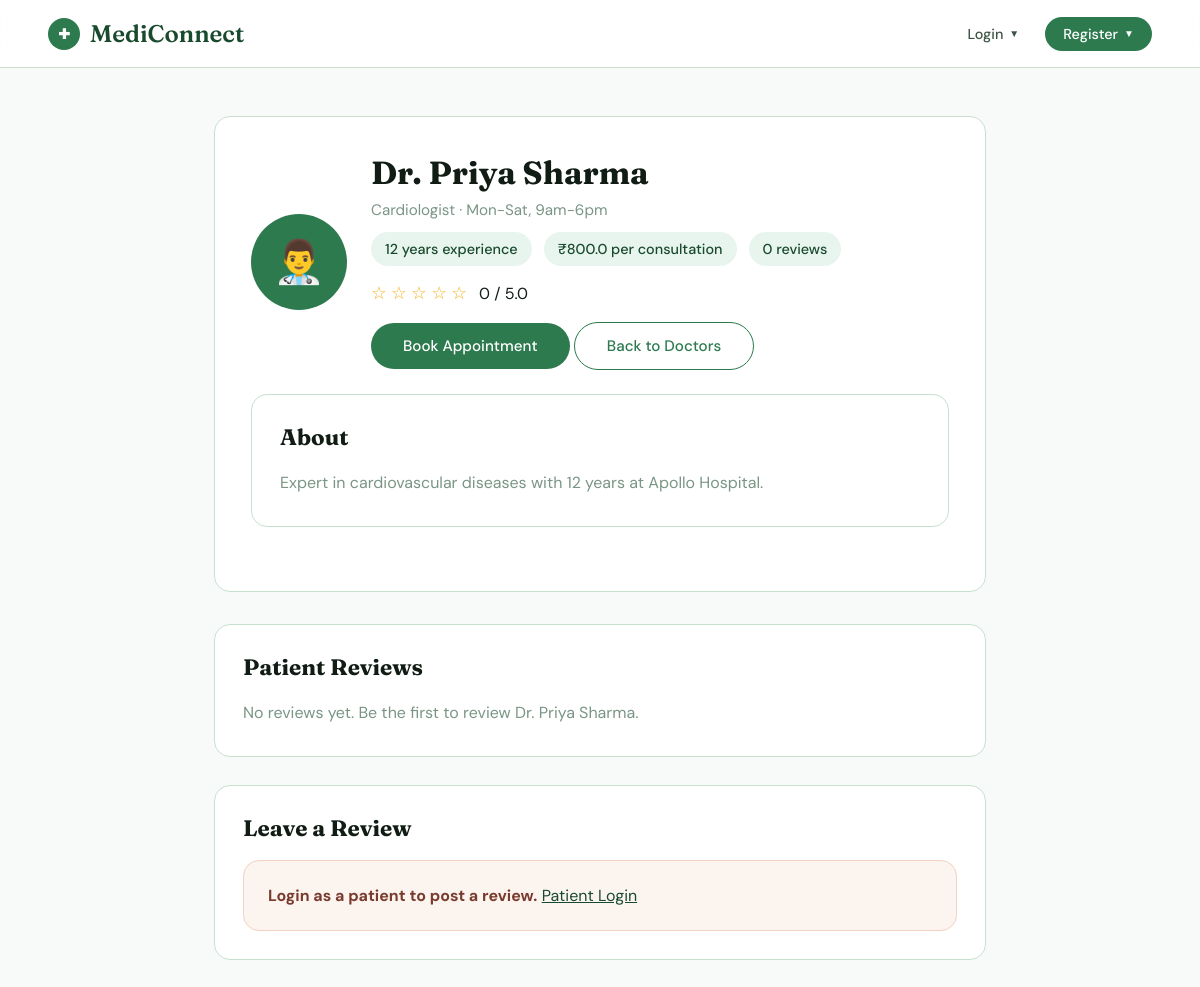
Screenshot of /doctor/1 with the database file from the repository.
### app.py (models this page shows)
class Doctor(db.Model):
    id = db.Column(db.Integer, primary_key=True)
    name = db.Column(db.String(100), nullable=False)
    email = db.Column(db.String(120), unique=True, nullable=False)
    password = db.Column(db.String(200), nullable=False)
    specialization = db.Column(db.String(100), nullable=False)
    experience = db.Column(db.Integer)
    fee = db.Column(db.Float, default=0.0)
    availability = db.Column(db.String(200), default="Mon-Fri, 9am-5pm")
    about = db.Column(db.Text)
    created_at = db.Column(db.DateTime, default=datetime.utcnow)
    reviews = db.relationship('DoctorReview', backref='doctor', lazy=True)

### app.py (the view)
@app.route("/doctor/<int:doctor_id>")
def doctor_profile(doctor_id):
    doctor = Doctor.query.get_or_404(doctor_id)
    reviews = (DoctorReview.query
               .filter_by(doctor_id=doctor_id)
               .order_by(DoctorReview.created_at.desc())
               .all())
    avg_rating = 0
    review_count = len(reviews)
    if review_count:
        avg_rating = round(sum(review.rating for review in reviews) / review_count, 1)
    can_review = "user_id" in session and session.get("role") == "patient"
    return render_template(
        "doctor_detail.html",
        doctor=doctor,
        reviews=reviews,
        avg_rating=avg_rating,
        review_count=review_count,
        can_review=can_review
    )

### templates/doctor_detail.html (shortened to what this page needs)
{% extends "base.html" %}
{% block content %}
<div class="doctor-detail-page">
  <div class="profile-card">
    <div class="profile-top">
      <div class="profile-avatar">👨‍⚕️</div>
      <div class="profile-info">
        <h1>Dr. {{ doctor.name }}</h1>
        <p>{{ doctor.specialization }} · {{ doctor.availability }}</p>
        <div class="profile-meta">
          <span class="meta-pill">{{ doctor.experience }} years experience</span>
          <span class="meta-pill">₹{{ doctor.fee }} per consultation</span>
          <span class="meta-pill">{{ review_count }} review{% if review_count != 1 %}s{% endif %}</span>
        </div>
        <div class="rating-summary">
          <div>
            {% for i in range(1, 6) %}
              <span class="star">{% if avg_rating >= i %}★{% elif avg_rating >= i - 0.5 %}☆{% else %}☆{% endif %}</span>
            {% endfor %}
          </div>
          <span>{{ avg_rating or 0 }} / 5.0</span>
        </div>
        <div>
          <a href="/book/{{ doctor.id }}" class="btn btn-primary">Book Appointment</a>
          <a href="/doctors" class="btn btn-outline">Back to Doctors</a>
        </div>
      </div>
    </div>
    {% if doctor.about %}
      <div class="section-card">
        <h2 class="section-title">About</h2>
        <p>{{ doctor.about }}</p>
      </div>
    {% endif %}
  </div>
  <div class="section-card">
    <h2 class="section-title">Patient Reviews</h2>
    {% if reviews %}
      {% for review in reviews %}
        <div class="review-item">
          <div class="review-header">
            <div class="review-rating">
              {% for i in range(1, 6) %}
                <span class="star">{% if review.rating >= i %}★{% else %}☆{% endif %}</span>
              {% endfor %}
              <span>{{ review.rating }} / 5</span>
            </div>
            <span class="review-date">{{ review.created_at.strftime('%b %d, %Y') }}</span>
          </div>
          {% if review.comment %}
            <div class="review-comment">{{ review.comment }}</div>
          {% endif %}
        </div>
      {% endfor %}
    {% else %}
      <p>No reviews yet. Be the first to review Dr. {{ doctor.name }}.</p>
    {% endif %}
  </div>
  <div class="section-card">
    <h2 class="section-title">Leave a Review</h2>
    {% if can_review %}
      <form class="review-form" action="/doctor/{{ doctor.id }}/review" method="post">
        <div>
          <label for="rating">Rating</label>
          <select id="rating" name="rating" required>
            <option value="5">5 - Excellent</option>
            <option value="4">4 - Very Good</option>
            <option value="3">3 - Good</option>
            <option value="2">2 - Fair</option>
            <option value="1">1 - Poor</option>
          </select>
        </div>
        <div>
          <label for="comment">Comment (optional)</label>
          <textarea id="comment" name="comment" placeholder="Share your experience"></textarea>
        </div>
        <button type="submit" class="btn btn-primary">Submit Review</button>
      </form>
    {% else %}
      <div class="login-prompt">
        <strong>Login as a patient to post a review.</strong> <a href="/login">Patient Login</a>
      </div>
    {% endif %}
  </div>
</div>
{% endblock %}

### rows the page displays
Doctor: name "Priya Sharma", specialization "Cardiologist", availability "Mon-Sat, 9am-6pm", experience "12", fee "800.0", about "Expert in cardiovascular diseases with 12 years at Apollo Hospital."

### other values shown
{{ review_count }} "0"
{{ avg_rating or 0 }} "0"
